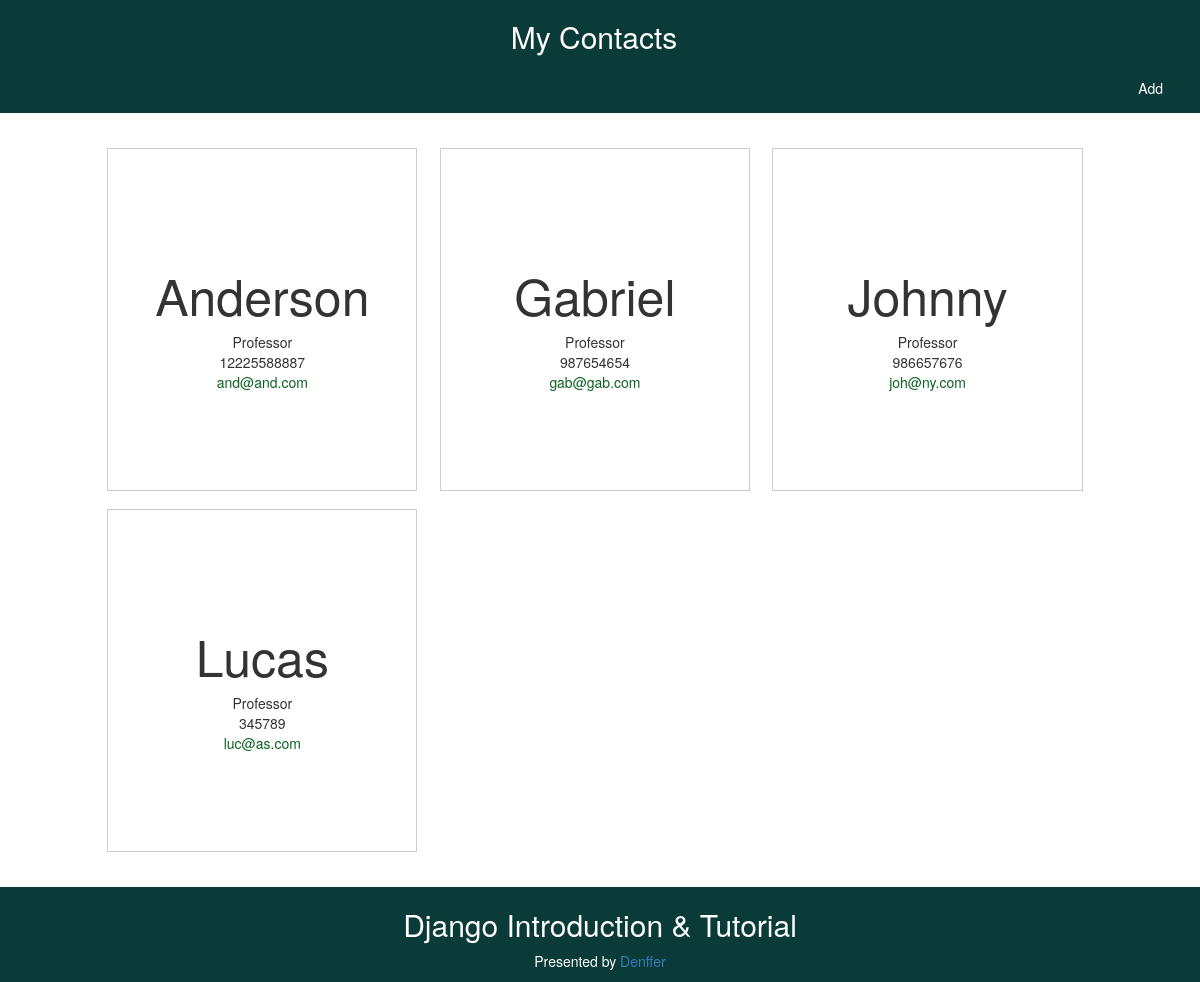
The page / on the database its author committed.
### mycontacts/models.py (models this page shows)
class Contact(models.Model):
    name = models.CharField(max_length=200)
    relation = models.CharField(max_length=200)
    phone = models.CharField(max_length=200)
    email = models.CharField(max_length=200)

### mycontacts/views.py (the view)
# urls.py: path('', views.show),
def show(request):
    contact_list = Contact.objects.all()
    return render(request, 'mycontacts/show.html',{'contacts': contact_list})

### mycontacts/templates/mycontacts/show.html
{% extends 'mycontacts/background.html' %}
{% load static %}
{% block content %}
<div class="container-show">
    <ul class="grid" style="list-style-type: none">
    {% for contact in contacts %}
    <li>
        <div>
            <h2 class="name">{{ contact.name }}</h2>
            <div class="relation">{{ contact.relation }}</div>
            <div class="phone">{{ contact.phone }}</div>
            <div class="email"><a href='{{ contact.email }}'>{{ contact.email }}</a> </div>
        </div>
    </li>
    {%  endfor %}
    </ul>
</div>
{% endblock content %}

### mycontacts/templates/mycontacts/background.html (shortened to what this page needs)
{% load static %}
<!DOCTYPE HTML>
<html lang="en-US">
<head>
    <link rel="stylesheet" href="https://maxcdn.bootstrapcdn.com/bootstrap/3.3.5/css/bootstrap.min.css">
    <link rel="stylesheet" href="https://maxcdn.bootstrapcdn.com/bootstrap/3.3.5/css/bootstrap-theme.min.css">
    <link rel="stylesheet" href="{% static 'css/show.css' %}">
    <link rel="stylesheet" href="{% static 'css/add.css' %}">
</head>
<body>
    <div class="header">
        <h2><a href="/">My Contacts</a></h2>
        <div class="pull-right">
		    <a href="/add">Add</a>
		</div>
    </div>
    <div class="body">
            {% block content %}
    </div>
    <div class="footer">
        <h2>Django Introduction & Tutorial</h2>
        <p>Presented by <a href="https://www.facebook.com/denffer18">Denffer</a></p>
    </div>
</body>
</html>

### mycontacts/static/css/show.css (style rules this page uses)
html { height: 100%; }
.name { font-size: 50px; }
.email { color: #0B6121; }
.grid { overflow: hidden; padding: 2em 2em; max-width: 76em; margin: 0 auto; }
.grid li { padding: 0 0.8em 1.3em ; }
.grid li > div { border-bottom: 1.8px solid #cccccc; border-right: 1.4px solid #cccccc; border-left: 0.7px solid #cccccc; border-top: 0.6px solid #cccccc; background: #ffffff; padding: 7em 2em; text-align: center; }
.grid li a { color: #0B6121; }
@media all and (min-width: 27em) { .grid li { width: 100%; float: left; } }
@media all and (min-width: 40em) { .grid li { width: 50%; } }
@media all and (min-width: 60em) { .grid li { width: 33%; } }
.container-show { padding-top: 10%; padding-bottom: 7%; }
body { position: relative; margin: 0; min-height: 100%; }
.footer { color:white; text-align: center; padding: 0.5px; width: 100%; height: 95px; background-color: #0b3B39; position: absolute; right: 0; bottom: 0; left: 0; }
.header { color:white; background-color: #0B3B39; width: 100%; position:fixed; text-align: center; transition: top .2s ease-in; }
.header a { text-decoration:none; display:block; color:white; background: url(image url) center center no-repeat; margin-right: 12px; padding: 15px 25px; }
.header h2 a { text-decoration:none; color:white; padding: 0px 0px; }

### rows shown on the page
Contact: name "Anderson", relation "Professor", phone "12225588887", email "and@and.com"
Contact: name "Gabriel", relation "Professor", phone "987654654", email "gab@gab.com"
Contact: name "Johnny", relation "Professor", phone "986657676", email "joh@ny.com"
Contact: name "Lucas", relation "Professor", phone "345789", email "luc@as.com"
